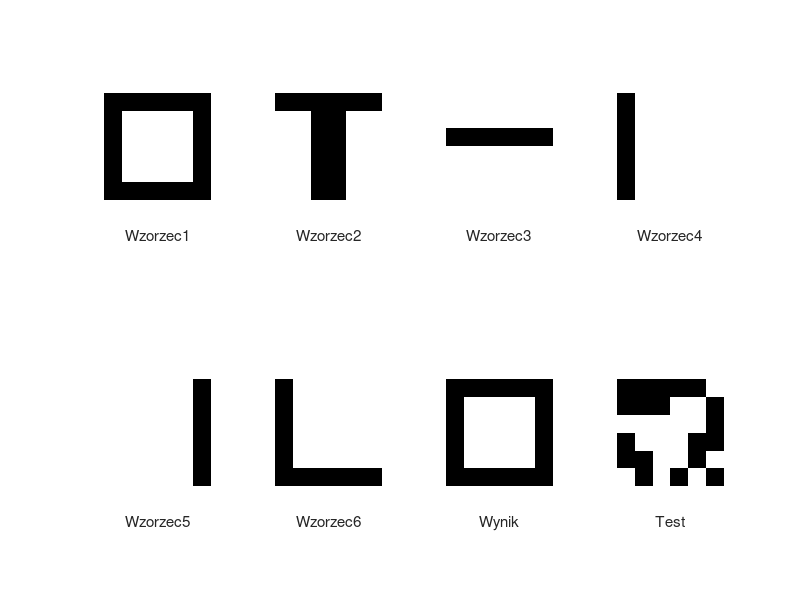

MATLAB code for this plot:
clear all;
clc;

W1=[-1 -1 -1 -1 -1 -1; -1 1 1 1 1 -1; -1 1 1 1 1 -1; -1 1 1 1 1 -1; -1 1 1 1 1 -1; -1 -1 -1 -1 -1 -1]
W2=-[1 1 1 1 1 1; -1 -1 1 1 -1 -1; -1 -1 1 1 -1 -1; -1 -1 1 1 -1 -1; -1 -1 1 1 -1 -1; -1 -1 1 1 -1 -1]
W3=-[-1 -1 -1 -1 -1 -1; -1 -1 -1 -1 -1 -1; 1 1 1 1 1 1; -1 -1 -1 -1 -1 -1; -1 -1 -1 -1 -1 -1; -1 -1 -1 -1 -1 -1]
W4=-[1 -1 -1 -1 -1 -1; 1 -1 -1 -1 -1 -1; 1 -1 -1 -1 -1 -1; 1 -1 -1 -1 -1 -1; 1 -1 -1 -1 -1 -1; 1 -1 -1 -1 -1 -1]
W5=-[-1 -1 -1 -1 -1 1; -1 -1 -1 -1 -1 1; -1 -1 -1 -1 -1 1; -1 -1 -1 -1 -1 1; -1 -1 -1 -1 -1 1; -1 -1 -1 -1 -1 1]
W6=-[1 -1 -1 -1 -1 -1; 1 -1 -1 -1 -1 -1; 1 -1 -1 -1 -1 -1; 1 -1 -1 -1 -1 -1; 1 -1 -1 -1 -1 -1; 1 1 1 1 1 1]


%W1=im2bw(W1)
%W2=im2bw(W2)
%W3=im2bw(W3)
%W4=im2bw(W4)
%W5=im2bw(W5)
%W6=im2bw(W6)


%W1=2*W1-1;
%W2=2*W2-1;
%W3=2*W3-1;
%W4=2*W4-1;
%W5=2*W5-1;
%W6=2*W6-1;

subplot(2, 4, 1)
imshow(W1);
xlabel('Wzorzec1')
subplot(2, 4, 2)
imshow(W2);
xlabel('Wzorzec2')
subplot(2, 4, 3)
imshow(W3);
xlabel('Wzorzec3')
subplot(2, 4, 4)
imshow(W4);
xlabel('Wzorzec4')
subplot(2, 4, 5)
imshow(W5);
xlabel('Wzorzec5')
subplot(2, 4, 6)
imshow(W6);
xlabel('Wzorzec6')

W1r=reshape(W1,[],1);
W2r=reshape(W2,[],1);
W3r=reshape(W3,[],1);
W4r=reshape(W4,[],1);
W5r=reshape(W5,[],1);
W6r=reshape(W6,[],1);
D=[W1r W2r W3r W4r];

test=[-1 -1 1 -1 -1 1        -1 -1 1 1 -1 -1         -1 -1 1 1 1 1        -1 1 1 1 1 -1        -1 1 1 -1 -1 1       1 -1 -1 -1 1 -1]';
N=36;

%W=D*D'/N
W=D*((D'*D)^-1)*D';
wynik=sign(W*test);
for i=1:10
    wynik=sign(W*wynik);
end
wynik=reshape(wynik, 6,6)

subplot(2,4,7);
imshow(wynik)
xlabel('Wynik')
subplot(2,4,8);
test=reshape(test,6,6);
imshow(test);
xlabel('Test')

